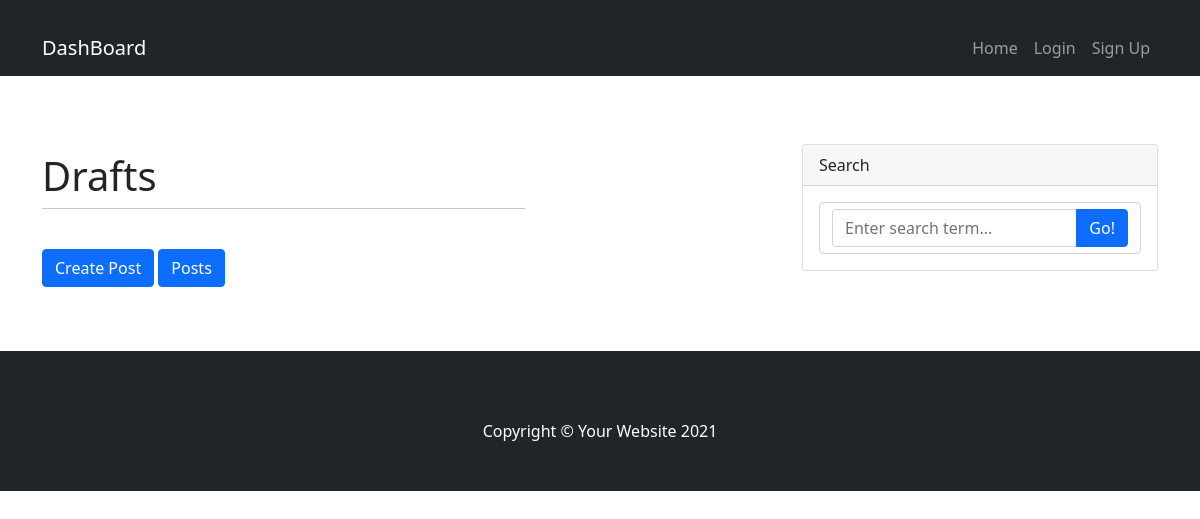
The app's page /drafts/, older data.
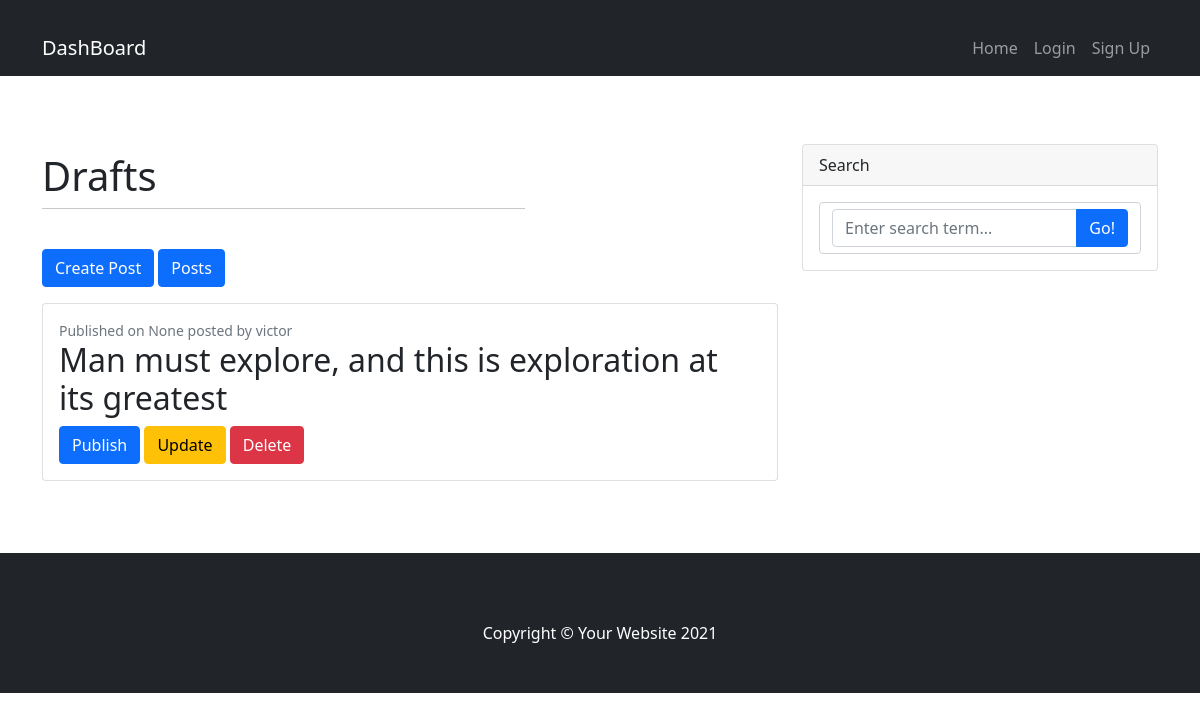
The same page, newer data.
### blog/models.py (models this page shows, shortened)
class Post(models.Model):
    author = models.ForeignKey(User, on_delete=models.CASCADE)
    title = models.CharField(max_length=200)
    content = models.TextField()
    slug = models.SlugField(allow_unicode=True, unique=True, blank=True)
    image = models.ImageField(default='post.jpg', upload_to='post_pics/')
    created_date = models.DateField(default=timezone.now)
    published_date = models.DateField(blank=True, null=True)
    category = models.ForeignKey('blog.category', on_delete=models.CASCADE)
    likes = models.ManyToManyField(User, related_name="post_like")

### blog/views.py (the view)
# urls.py: path('drafts/', views.DraftPostView.as_view(), name='post_drafts'),
class DraftPostView(ListView):
    context_object_name = "drafts"
    template_name = 'dashboard/draft_post_list.html'
    model = Post
    def get_queryset(self):
        return Post.objects.filter(published_date=None)

### blog/templates/dashboard/draft_post_list.html (shortened to what this page needs)
{% extends 'dashboard/d_base.html'%}
{% block content %}
        <div class="container">
            <div class="row py-5">
                <div class="col-lg-8">
                    <div class="row justify-content-left">
                        <div class="col-8">
                          <h1 class="mt-2">Drafts</h1>
                          <hr class="mt-0 mb-4">
                        <a class="btn btn-primary my-3" href="{% url 'post_create' %}">Create Post</a>
                        <a class="btn btn-primary my-3" href="{% url 'dashboard' %}">Posts</a>
                        </div>
                    </div>
                    {% for post in drafts %}
                        {% if post.published_date == None %}
                        <div class="card mb-4">
                            <div class="card-body">
                                <div class="small text-muted">Published on {{ post.published_date }} posted by {{ post.author.username }}</div>
                                <h2 class="card-title">{{ post.title }}</h2>
                                <a class="btn btn-primary" href="{% url 'post_publish' slug=post.slug %}">Publish</a>
                                <a class="btn btn-warning" href="#">Update</a>
                                <a class="btn btn-danger" href="#">Delete</a>
                            </div>
                        </div>
                        {% elif drafts.count == 0 %}
                        <div class="card mb-4">
                            <div class="card-body">
                                <h2 class="card-title">You have no posts to display</h2>
                            </div>
                        </div>
                        {% endif %}
                    {% endfor %}
                </div>
                <div class="col-lg-4">
                    <div class="card mb-4">
                        <div class="card-header">Search</div>
                        <div class="card-body">
                            <form class="form-control" method="GET" action="{% url 'dsearch_result' %}">
                            <div class="input-group">
                                <input class="form-control" name="q" type="text" placeholder="Enter search term..." aria-label="Enter search term..." aria-describedby="button-search" />
                                <button class="btn btn-primary" id="button-search" type="submit">Go!</button>
                            </div>
                            </form>
                        </div>
                    </div>
                </div>
            </div>
        </div>
 {% endblock %}

Row changes from the older to the newer data that the page shows:
added Post: published_date "None", author.username "victor", title "Man must explore, and this is exploration at its greatest"
